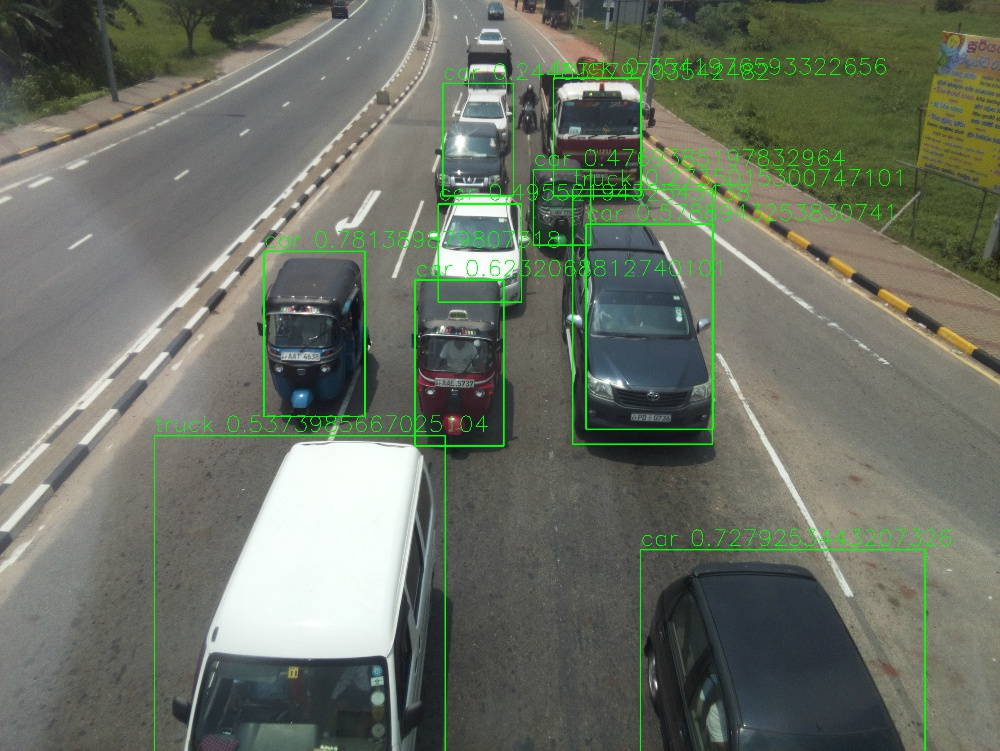
#> input picture det.jpg, 1000 x 751 px
$ python hello_world.py
#> lines starting #> are read from the running program, lines starting #| are printed output that depends on the picture
import cv2

'''
Add function
'''
def add(a,b):
  return a+b

c = add (2,3)
print(f"added: {c}")

"""
Change
"""
width = 500

print("First change")

im = cv2.imread('det.jpg')
#> im is the input picture: shape (751, 1000, 3); mean B, G, R 99.6, 112.8, 106.2

im = cv2.resize(im, (width,width))
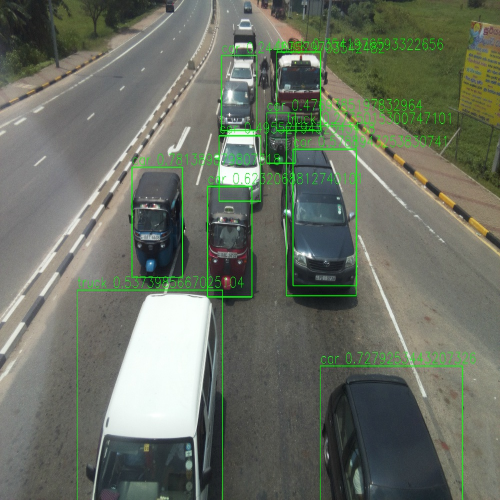
#> im: shape (500, 500, 3); mean B, G, R 99.5, 112.7, 106.1

cv2.imshow('file', im)
cv2.waitKey(0)
cv2.destroyAllWindows()

print("Exiting")
